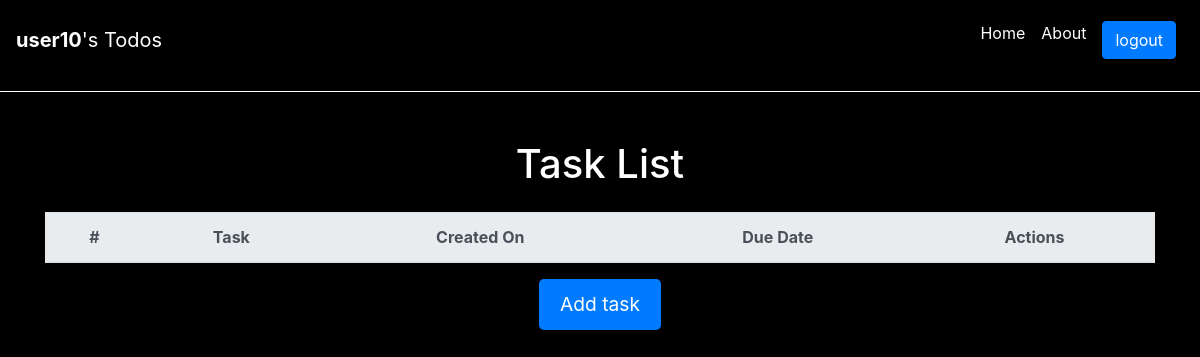
The page /to_do (signed in) on the database as committed earlier.
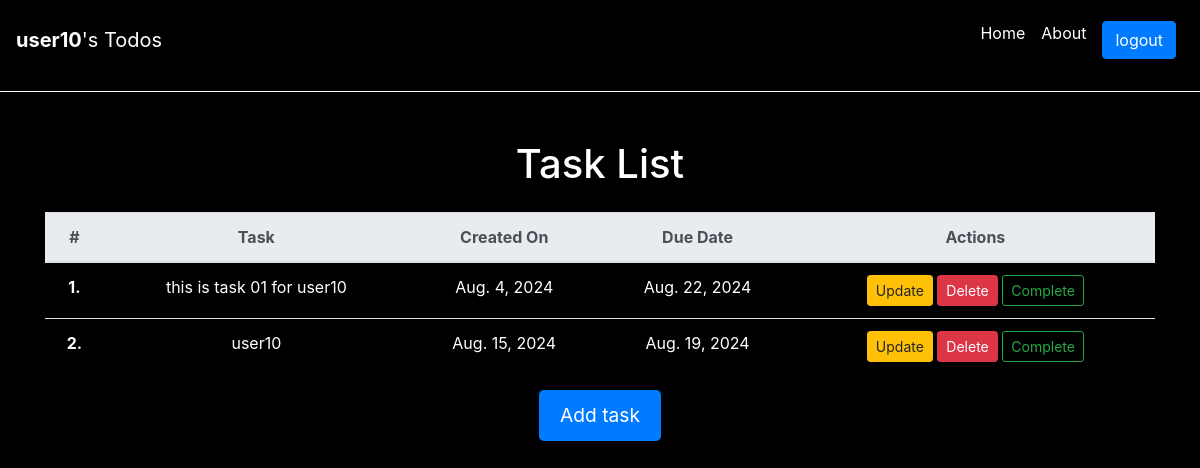
The same page on the database as committed later.
### landing_page/models.py (models this page shows, shortened)
class Todo(models.Model):
    user = models.ForeignKey(User, on_delete = models.CASCADE)
    task = models.TextField() #isme text type ka data aayega
    created_at = models.DateField() #isme date type ka data aayega
    due_at = models.DateField() #isme bhi date type ka data aayega
    is_completed = models.BooleanField(default = False)

### landing_page/views.py (the view)
# urls.py: path("to_do", views.to_do, name = "to_do"),
def to_do(request):
    user = request.user
    todos = Todo.objects.filter(is_completed = False, user = user)#user = user me 1st user is model's attribute and 2nd one is the variable in upper line
    parameters = {
        "todos": todos,
        "user": user
    }
    return render(request, "todo.html", parameters)

### templates/todo.html (shortened to what this page needs)
{% extends "base.html" %}
{% block body %}
    <div class="container mt-5">
        <h1 class="mb-4">Task List</h1>
        <table class="table">
            <thead class="thead-light">
                <tr>
                    <th scope="col">#</th>
                    <th scope="col">Task</th>
                    <th scope="col">Created On</th>
                    <th scope="col">Due Date</th>
                    <th scope="col">Actions</th>
                </tr>
            </thead>
            <tbody id = "tbody_todo">
                {% for todo in todos %}
                    <tr>
                        <th scope="row">{{ forloop.counter }}.</th>
                        <td>{{ todo.task }}</td>
                        <td>{{ todo.created_at }}</td>
                        <td>{{ todo.due_at }}</td>
                        <td>
                            <a href = "{% url 'update_todo' todo.id %}" class="btn btn-warning btn-sm">Update</a>
                            <a href = "{% url 'delete_todo' todo.id %}" class="btn btn-danger btn-sm">Delete</a>
                            <a href = "{% url 'mark_complete' todo.id %}" class="btn btn-outline-success btn-sm">Complete</a>
                        </td>
                    </tr>
                {% endfor %}
            </tbody>
        </table>
        <a href="{% url 'add_todo' %}" class="btn btn-custom">Add task</a>
    </div>
{% endblock %}

### templates/base.html (shortened to what this page needs)
{% load static %}
<!DOCTYPE html>
<html lang="en">
    <head>
        <link href="https://stackpath.bootstrapcdn.com/bootstrap/4.5.2/css/bootstrap.min.css" rel="stylesheet">
        <link rel = "stylesheet" href = "{% static 'css/home_style.css'%}" >
    </head>
    <body>
        <nav id = "nav01" class="navbar navbar-expand-lg navbar-dark">
            <a class="navbar-brand" href=""><strong>{{user.username}}</strong>'s Todos</a>
            <div class="collapse navbar-collapse" id="navbarNav">
                <ul class="navbar-nav ml-auto">
                    <li class="nav-item">
                        <a class="nav-link" href="{% url 'landing_page' %}">Home</a>
                    </li>
                    <li class="nav-item">
                        <a class="nav-link" href="{% url 'to_do' %}">About</a>
                    </li>
                    <li class="nav-item">
                        <a class="nav-link" href=""><button class="btn btn-primary w-100">logout</button></a>
                    </li>
                </ul>
            </div>
        </nav>
        <hr style = "border-color: white;">
        {% block body %}{% endblock %}
    </body>
</html>

### demo_static/css/home_style.css (style rules this page uses)
body { background-color: #000000; text-align: center; color: white; }
#nav01 a { color: white; margin-top: 5px; }
#tbody_todo { color: rgb(255, 255, 255); }
.btn-custom { background-color: #007bff; color: white; padding: 10px 20px; font-size: 1.2em; border-radius: 5px; }

Rows that differ between the two databases and show on the page:
added Todo: task "this is task 01 for user10", created_at "Aug. 4, 2024", due_at "Aug. 22, 2024"
added Todo: task "user10", created_at "Aug. 15, 2024", due_at "Aug. 19, 2024"
